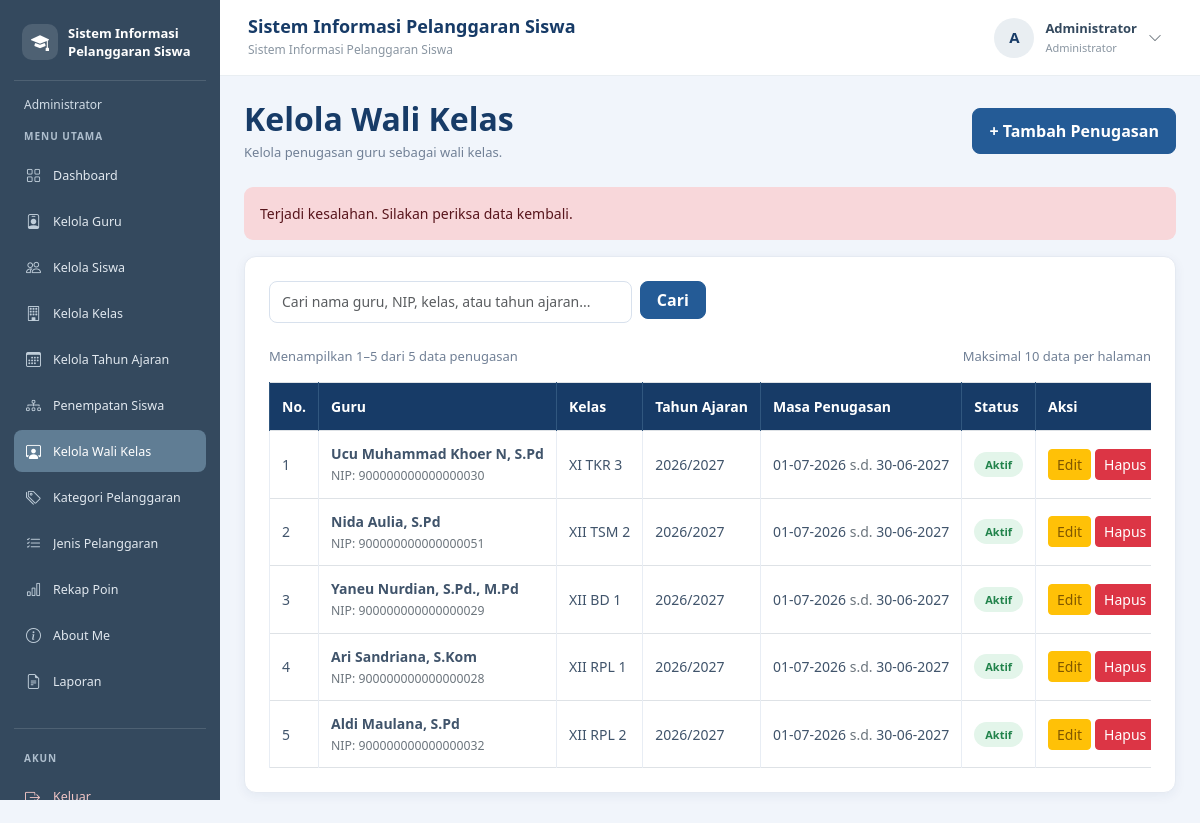
Page /wali_kelas.php?pesan=gagal (signed in) on the committed database.
### tables this page shows
CREATE TABLE `t_wali_kelas` (
  `id` int(11) NOT NULL,
  `tahun_ajaran_id` int(11) NOT NULL,
  `kelas_id` int(11) NOT NULL,
  `guru_id` int(11) NOT NULL,
  `tanggal_mulai` date NOT NULL,
  `tanggal_selesai` date NOT NULL,
  `status_aktif` tinyint(1) NOT NULL,
  `created_at` timestamp NOT NULL DEFAULT current_timestamp(),
  `updated_at` timestamp NOT NULL DEFAULT current_timestamp()
);

CREATE TABLE `t_guru` (
  `id` int(11) NOT NULL,
  `nip` varchar(30) NOT NULL,
  `nama` varchar(150) NOT NULL,
  `email` varchar(150) NOT NULL,
  `status_aktif` tinyint(1) NOT NULL,
  `user_id` int(11) NOT NULL,
  `created_at` timestamp NOT NULL DEFAULT current_timestamp(),
  `updated_at` timestamp NOT NULL DEFAULT current_timestamp()
);

CREATE TABLE `t_kelas` (
  `id` int(11) NOT NULL,
  `nama` varchar(100) NOT NULL,
  `tingkat` varchar(20) NOT NULL,
  `jurusan` varchar(100) NOT NULL,
  `status_aktif` tinyint(1) NOT NULL,
  `created_at` timestamp NULL DEFAULT current_timestamp(),
  `updated_at` timestamp NULL DEFAULT current_timestamp()
);

CREATE TABLE `t_tahun_ajaran` (
  `id` int(11) NOT NULL,
  `nama` varchar(20) NOT NULL,
  `tanggal_mulai` date NOT NULL,
  `tanggal_selesai` date NOT NULL,
  `status_aktif` tinyint(1) NOT NULL,
  `created_at` timestamp NULL DEFAULT current_timestamp(),
  `updated_at` timestamp NULL DEFAULT current_timestamp()
);

### wali_kelas.php (the view, shortened to what this page needs)
<?php
include "config/koneksi.php";
function e($nilai)
{
    return htmlspecialchars((string)($nilai ?? ''), ENT_QUOTES, 'UTF-8');
}
$cari = trim($_GET['cari'] ?? '');
$batas = 10;
$halaman = max(1, (int)($_GET['halaman'] ?? 1));
$keyword = "%" . $cari . "%";
$sqlJumlah = "
    SELECT COUNT(*) AS total
    FROM t_wali_kelas w
    JOIN t_guru g ON w.guru_id = g.id
    JOIN t_kelas k ON w.kelas_id = k.id
    JOIN t_tahun_ajaran ta ON w.tahun_ajaran_id = ta.id
    WHERE g.nama LIKE ?
       OR g.nip LIKE ?
       OR k.nama LIKE ?
       OR ta.nama LIKE ?
";
$stmtJumlah = mysqli_prepare($koneksi, $sqlJumlah);
mysqli_stmt_bind_param($stmtJumlah, "ssss", $keyword, $keyword, $keyword, $keyword);
mysqli_stmt_execute($stmtJumlah);
$hasilJumlah = mysqli_stmt_get_result($stmtJumlah);
$totalData = (int)(mysqli_fetch_assoc($hasilJumlah)['total'] ?? 0);
$totalHalaman = max(1, (int)ceil($totalData / $batas));
$halaman = min($halaman, $totalHalaman);
$offset = ($halaman - 1) * $batas;
$sqlData = "
    SELECT
        w.id,
        g.nip,
        g.nama AS nama_guru,
        k.nama AS nama_kelas,
        ta.nama AS nama_tahun_ajaran,
        w.tanggal_mulai,
        w.tanggal_selesai,
        w.status_aktif
    FROM t_wali_kelas w
    JOIN t_guru g ON w.guru_id = g.id
    JOIN t_kelas k ON w.kelas_id = k.id
    JOIN t_tahun_ajaran ta ON w.tahun_ajaran_id = ta.id
    WHERE g.nama LIKE ?
       OR g.nip LIKE ?
       OR k.nama LIKE ?
       OR ta.nama LIKE ?
    ORDER BY w.id DESC
    LIMIT ? OFFSET ?
";
$stmtData = mysqli_prepare($koneksi, $sqlData);
mysqli_stmt_bind_param(
    $stmtData,
    "ssssii",
    $keyword,
    $keyword,
    $keyword,
    $keyword,
    $batas,
    $offset
);
mysqli_stmt_execute($stmtData);
$result = mysqli_stmt_get_result($stmtData);
$pesan = $_GET['pesan'] ?? '';
?>
<!DOCTYPE html>
<html lang="id">
<head>
    <link href="https://cdn.jsdelivr.net/npm/bootstrap@5.3.8/dist/css/bootstrap.min.css" rel="stylesheet">
</head>
<body>
<?php include "includes/sidebar.php"; ?>
<?php include "includes/navbar.php"; ?>
<main class="konten-utama">
    <div class="d-flex flex-wrap justify-content-between align-items-center gap-3 mb-4">
        <div>
            <h2 class="judul-halaman">Kelola Wali Kelas</h2>
            <p class="deskripsi-halaman mb-0">
                Kelola penugasan guru sebagai wali kelas.
            </p>
        </div>
        <a href="tambah_wali_kelas.php" class="btn btn-tambah">
            + Tambah Penugasan
        </a>
    </div>
    <?php if ($pesan === 'tambah'): ?>
        <div class="alert alert-success">Penugasan wali kelas berhasil ditambahkan.</div>
    <?php elseif ($pesan === 'edit'): ?>
        <div class="alert alert-success">Penugasan wali kelas berhasil diperbarui.</div>
    <?php elseif ($pesan === 'hapus'): ?>
        <div class="alert alert-success">Penugasan wali kelas berhasil dihapus.</div>
    <?php elseif ($pesan === 'gagal_hapus'): ?>
        <div class="alert alert-danger">Penugasan gagal dihapus. Periksa relasi data terlebih dahulu.</div>
    <?php elseif ($pesan === 'gagal'): ?>
        <div class="alert alert-danger">Terjadi kesalahan. Silakan periksa data kembali.</div>
    <?php endif; ?>
    <div class="card card-data">
        <div class="card-body p-3 p-md-4">
            <form method="GET" action="wali_kelas.php" class="row g-2 mb-4">
                <div class="col-md-6 col-lg-5">
                    <input
                        type="search"
                        name="cari"
                        class="form-control"
                        placeholder="Cari nama guru, NIP, kelas, atau tahun ajaran..."
                        value="<?= e($cari); ?>"
                        autocomplete="off">
                </div>
                <div class="col-auto">
                    <button type="submit" class="btn btn-cari px-3">Cari</button>
                </div>
            </form>
            <div class="d-flex flex-wrap justify-content-between align-items-center gap-2 mb-3">
                <div class="info-data">
                    <?php if ($totalData > 0): ?>
                        Menampilkan <?= $offset + 1; ?>–<?= min($offset + $batas, $totalData); ?>
                        dari <?= $totalData; ?> data penugasan
                    <?php else: ?>
                        Tidak ada data penugasan
                    <?php endif; ?>
                </div>
                <div class="info-data">Maksimal <?= $batas; ?> data per halaman</div>
            </div>
            <div class="table-responsive">
                <table class="table table-bordered table-hover align-middle">
                    <thead>
                        <tr>
                            <th>No.</th>
                            <th>Guru</th>
                            <th>Kelas</th>
                            <th>Tahun Ajaran</th>
                            <th>Masa Penugasan</th>
                            <th>Status</th>
                            <th>Aksi</th>
                        </tr>
                    </thead>
                    <tbody>
                    <?php if (mysqli_num_rows($result) > 0): ?>
                        <?php $no = $offset + 1; ?>
                        <?php while ($row = mysqli_fetch_assoc($result)): ?>
                            <tr>
                                <td><?= $no++; ?></td>
                                <td>
                                    <div class="fw-semibold"><?= e($row['nama_guru']); ?></div>
                                    <small class="text-secondary">NIP: <?= e($row['nip']); ?></small>
                                </td>
                                <td><?= e($row['nama_kelas']); ?></td>
                                <td><?= e($row['nama_tahun_ajaran']); ?></td>
                                <td>
                                    <?= !empty($row['tanggal_mulai']) ? date('d-m-Y', strtotime($row['tanggal_mulai'])) : '-'; ?>
                                    <span class="text-secondary">s.d.</span>
                                    <?= !empty($row['tanggal_selesai']) ? date('d-m-Y', strtotime($row['tanggal_selesai'])) : '-'; ?>
                                </td>
                                <td>
                                    <?php if ((int)$row['status_aktif'] === 1): ?>
                                        <span class="badge badge-status badge-aktif">Aktif</span>
                                    <?php else: ?>
                                        <span class="badge badge-status badge-nonaktif">Tidak Aktif</span>
                                    <?php endif; ?>
                                </td>
                                <td>
                                    <div class="d-flex gap-1">
                                        <a href="edit_wali_kelas.php?id=<?= (int)$row['id']; ?>"
                                           class="btn btn-sm btn-warning">
                                            Edit
                                        </a>
                                        <form action="hapus_wali_kelas.php"
                                              method="POST"
                                              class="d-inline"
                                              onsubmit="return confirm('Yakin ingin menghapus penugasan ini?');">
                                            <button type="submit" class="btn btn-sm btn-danger">
                                                Hapus
                                            </button>
                                        </form>
                                    </div>
                                </td>
                            </tr>
                        <?php endwhile; ?>
                    <?php endif; ?>
                    </tbody>
                </table>
            </div>
        </div>
    </div>
</main>
</body>
</html>

### wali_kelas.php (style rules this page uses)
body { margin: 0; background: #F1F5FB; }
.konten-utama { margin-left: 220px !important; width: calc(100% - 220px) !important; min-height: 100vh; padding: 100px 24px 30px; box-sizing: border-box; }
.konten-utama, .konten-utama * { box-sizing: border-box; }
.judul-halaman { color: #173B67; font-weight: 700; margin-bottom: 5px; }
.deskripsi-halaman, .info-data { color: #718096; font-size: 13px; }
.card-data { background: #fff; border: 1px solid #E5EAF2; border-radius: 12px; box-shadow: 0 3px 12px rgba(23, 59, 103, .06); }
.btn-tambah, .btn-cari { background: #245B96; border: 1px solid #245B96; color: #fff; border-radius: 8px; font-weight: 600; }
.btn-tambah { padding: 10px 16px; }
.form-control { min-height: 42px; border: 1px solid #D8E1ED; border-radius: 8px; font-size: 14px; }
.table { margin-bottom: 0; font-size: 14px; white-space: nowrap; }
.table thead th { background: #173B67; color: #fff; font-weight: 600; padding: 13px 12px; border-color: #31577F; }
.table tbody td { padding: 12px; color: #40546B; border-color: #E8EDF4; }
.badge-status { padding: 7px 11px; border-radius: 20px; font-size: 11px; font-weight: 600; }
.badge-aktif { background: #E3F5EA; color: #21834B; }
.btn-warning { color: #805700; }
.alert { border: 0; border-radius: 9px; font-size: 14px; }

### rows in the picture
t_wali_kelas: guru.nama "Ucu Muhammad Khoer N, S.Pd", guru.nip "900000000000000030", kelas.nama "XI TKR 3", tahun_ajaran.nama "2026/2027", tanggal_mulai "01-07-2026", tanggal_selesai "30-06-2027", status_aktif "Aktif"
t_wali_kelas: guru.nama "Nida Aulia, S.Pd", guru.nip "900000000000000051", kelas.nama "XII TSM 2", tahun_ajaran.nama "2026/2027", tanggal_mulai "01-07-2026", tanggal_selesai "30-06-2027", status_aktif "Aktif"
t_wali_kelas: guru.nama "Yaneu Nurdian, S.Pd., M.Pd", guru.nip "900000000000000029", kelas.nama "XII BD 1", tahun_ajaran.nama "2026/2027", tanggal_mulai "01-07-2026", tanggal_selesai "30-06-2027", status_aktif "Aktif"
t_wali_kelas: guru.nama "Ari Sandriana, S.Kom", guru.nip "900000000000000028", kelas.nama "XII RPL 1", tahun_ajaran.nama "2026/2027", tanggal_mulai "01-07-2026", tanggal_selesai "30-06-2027", status_aktif "Aktif"
t_wali_kelas: guru.nama "Aldi Maulana, S.Pd", guru.nip "900000000000000032", kelas.nama "XII RPL 2", tahun_ajaran.nama "2026/2027", tanggal_mulai "01-07-2026", tanggal_selesai "30-06-2027", status_aktif "Aktif"

### other values in the picture
$labelRole "Administrator"
$menu[0] "Dashboard"
$menu[0] "Kelola Guru"
$menu[0] "Kelola Siswa"
$menu[0] "Kelola Kelas"
$menu[0] "Kelola Tahun Ajaran"
$menu[0] "Penempatan Siswa"
$menu[0] "Kelola Wali Kelas"
$menu[0] "Kategori Pelanggaran"
$menu[0] "Jenis Pelanggaran"
$menu[0] "Rekap Poin"
$menu[0] "About Me"
$menu[0] "Laporan"
$judulNavbar "Sistem Informasi Pelanggaran Siswa"
$inisial "A"
